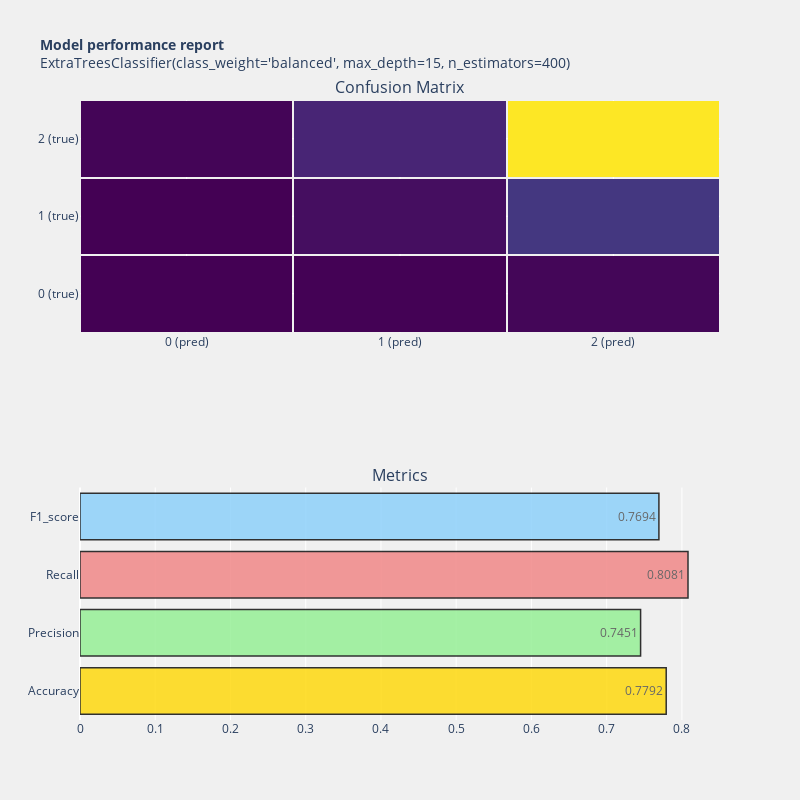

Notebook code for this chart:
### Code cell
model_performance(extree_tuned,y_test, y_pred_tuned)

### Figure 1 — Plotly figure (JSON) as saved in the notebook; plotly's stock layout.template omitted (floating-point values rounded to 4 significant figures)
{"data": [{"colorscale": [[0, "#440154"], [0.1111, "#482878"], [0.2222, "#3e4989"], [0.3333, "#31688e"], [0.4444, "#26828e"], [0.5556, "#1f9e89"], [0.6667, "#35b779"], [0.7778, "#6ece58"], [0.8889, "#b5de2b"], [1, "#fde725"]], "showscale": false, "type": "heatmap", "x": ["0 (pred)", "1 (pred)", "2 (pred)"], "xaxis": "x", "xgap": 2, "y": ["0 (true)", "1 (true)", "2 (true)"], "yaxis": "y", "ygap": 2, "z": [[5, 8, 39], [3, 102, 447], [32, 287, 2772]]}, {"marker": {"color": ["gold", "lightgreen", "lightcoral", "lightskyblue"], "line": {"color": "#000000", "width": 1.5}}, "opacity": 0.8, "orientation": "h", "text": [0.7792, 0.7451, 0.8081, 0.7694], "textposition": "auto", "type": "bar", "x": [0.7792, 0.7451, 0.8081, 0.7694], "xaxis": "x2", "y": ["Accuracy", "Precision", "Recall", "F1_score"], "yaxis": "y2"}], "layout": {"annotations": [{"font": {"size": 16}, "showarrow": false, "text": "Confusion Matrix", "x": 0.5, "xanchor": "center", "xref": "paper", "y": 1, "yanchor": "bottom", "yref": "paper"}, {"font": {"size": 16}, "showarrow": false, "text": "Metrics", "x": 0.5, "xanchor": "center", "xref": "paper", "y": 0.375, "yanchor": "bottom", "yref": "paper"}], "autosize": true, "height": 800, "paper_bgcolor": "rgba(240,240,240, 0.95)", "plot_bgcolor": "rgba(240,240,240, 0.95)", "showlegend": false, "title": {"font": {"size": 14}, "text": "<b>Model performance report</b><br>ExtraTreesClassifier(class_weight='balanced', max_depth=15, n_estimators=400)"}, "width": 800, "xaxis": {"anchor": "y", "domain": [0, 1]}, "xaxis2": {"anchor": "y2", "domain": [0, 1]}, "yaxis": {"anchor": "x", "domain": [0.625, 1]}, "yaxis2": {"anchor": "x2", "domain": [0, 0.375]}}}
